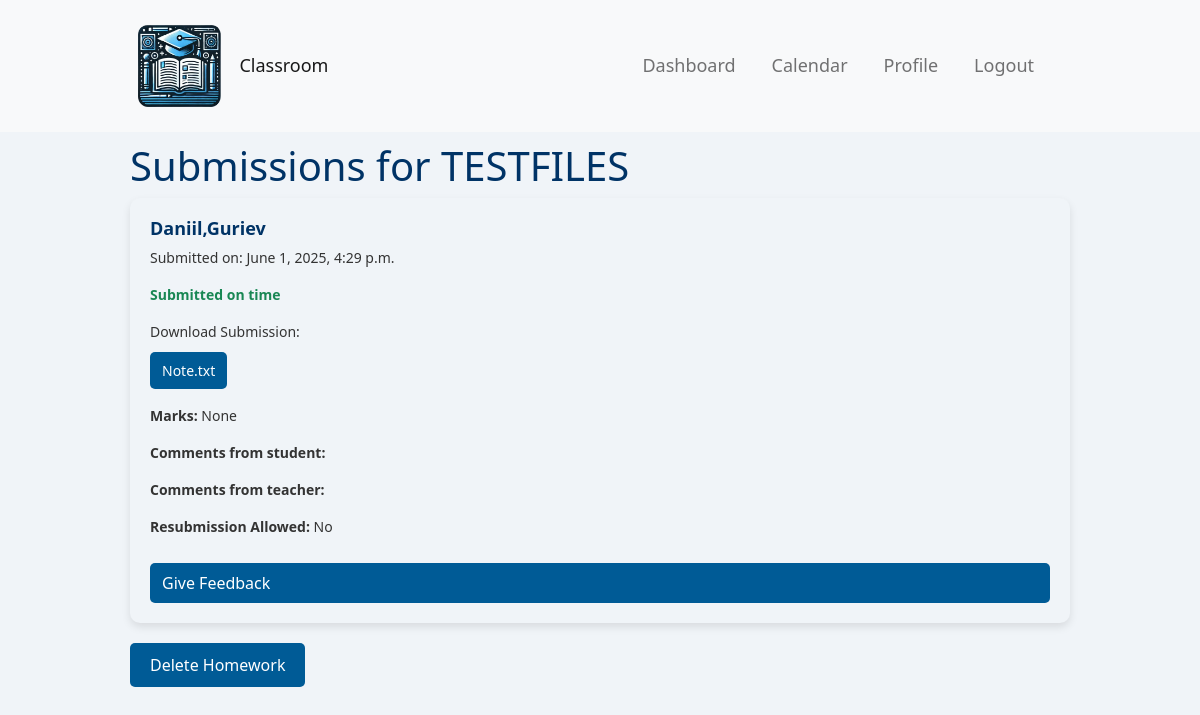
The app's page /teacher/homework/25/submissions/ (signed in) with its own data.
### polls/models.py (models this page shows, shortened)
class Homework(models.Model):
    subject = models.ForeignKey(Subject, on_delete=models.CASCADE, default=get_default_subject)
    title = models.CharField(max_length=200)
    description = models.TextField()
    assigned_date = models.DateField(default=timezone.now)
    due_date = models.DateField()
    file = models.FileField(upload_to='homework_files/', null=True, blank=True)
    teacher = models.ForeignKey(settings.AUTH_USER_MODEL, on_delete=models.CASCADE, related_name='homeworks')
    students = models.ManyToManyField(settings.AUTH_USER_MODEL, related_name='homework_assigned', blank=True)
    group = models.ForeignKey(Group, on_delete=models.SET_NULL, null=True, blank=True, related_name="homeworks")

class Submission(models.Model):
    STATUS_CHOICES = [
        ('pending', 'Pending'),
        ('returned', 'Returned for redo'),
        ('graded', 'Graded'),
    ]
    student = models.ForeignKey(settings.AUTH_USER_MODEL, on_delete=models.CASCADE, related_name='submissions')
    homework = models.ForeignKey(Homework, on_delete=models.CASCADE, related_name='submissions')
    submitted_on = models.DateTimeField(auto_now_add=True)
    marks = models.IntegerField(null=True, blank=True)
    comments_teacher = models.TextField(null=True, blank=True)
    comments_student = models.TextField(null=True, blank=True)
    allow_resubmission = models.BooleanField(default=False)
    status = models.CharField(max_length=10, choices=STATUS_CHOICES, default='pending')

class CustomUser(AbstractUser):
    is_student = models.BooleanField(default=False)
    is_teacher = models.BooleanField(default=False)
    age = models.IntegerField(null=True, blank=True)
    profile_picture = models.ImageField(upload_to='profile_pictures/', null=True, blank=True)
    bio = models.TextField(null=True, blank=True)
    group = models.ForeignKey(Group, on_delete=models.SET_NULL, null=True, blank=True, related_name="members")

class SubmissionFile(models.Model):
    submission = models.ForeignKey('Submission', on_delete=models.CASCADE, related_name='files')
    file = models.FileField(upload_to='homework_submissions/')

### polls/views.py (the view)
# urls.py: path('teacher/homework/<int:homework_id>/submissions/', polls.views.view_submissions, name='view_submissions'),
@login_required
def view_submissions(request, homework_id):
    if not request.user.is_teacher:
        return redirect('student_dashboard')
    homework = get_object_or_404(Homework, id=homework_id, teacher=request.user)
    submissions = Submission.objects.filter(homework=homework)
    return render(request, 'view_submissions.html', {'homework': homework, 'submissions': submissions})

### templates/view_submissions.html
{% extends 'base.html' %}
{% block content %}
    <h1>Submissions for {{ homework.title }}</h1>
    <div class="submissions-list-container">
        {% for submission in submissions %}
            <div class="submission-card">
                <h2>{{ submission.student.first_name }},{{ submission.student.last_name }}</h2>
                <p>Submitted on: {{ submission.submitted_on }}</p>
                {% if item.submission.submitted_on > item.homework.due_date %}
                    {% with item.submission.submitted_on|timesince:item.homework.due_date as late_duration %}
                        <p class="text-danger"><strong>Late submission:</strong> {{ late_duration }} late</p>
                    {% endwith %}
                {% else %}
                    <p class="text-success"><strong>Submitted on time</strong></p>
                {% endif %}
                {% for file in submission.files.all %}
                    <p>Download Submission:<br>
                        <a href="{{ file.file.url }}" download>{{ file.file.name|cut:"homework_submissions/" }}</a>
                    </p>
                {% endfor %}
                <p><strong>Marks:</strong> {{ submission.marks }}</p>
                <p><strong>Comments from student:</strong> {{ submission.comments_student }}</p>
                <p><strong>Comments from teacher:</strong> {{ submission.comments_teacher }}</p>
                <p><strong>Resubmission Allowed:</strong> {{ submission.allow_resubmission|yesno:"Yes,No" }}</p>
                <a href="{% url 'give_feedback' submission.id %}">Give Feedback</a>
            </div>
        {% endfor %}
    </div>
    <a href="{% url 'delete_homework' homework.id %}" class="btn btn-danger">Delete Homework</a>
{% endblock %}

### static/styles/base/global.css (style rules this page uses)
body, html { margin: 0; padding: 0; font-family: 'Segoe UI', Tahoma, Geneva, Verdana, sans-serif; background-color: #f0f4f8; color: #333; }
h1, h2, h3, h4, h5, h6 { color: #003366; }

### static/styles/calendar.css (style rules this page uses)
a { color:snow; }

### static/styles/base/elements.css (style rules this page uses)
.btn { padding: 10px 20px; border: none; border-radius: 5px; background-color: #005b96; color: white; font-size: 16px; cursor: pointer; }

### static/styles/view_submissions.css (style rules this page uses)
.submissions-list-container { display: grid; grid-template-columns: repeat(auto-fit, minmax(300px, 1fr)); grid-gap: 20px; justify-items: start; max-width: 1200px; }
.submission-card { background-color: #f0f4f8; padding: 20px; border-radius: 10px; box-shadow: 0 4px 8px rgba(0, 0, 0, 0.1); margin-bottom: 20px; display: flex; flex-direction: column; justify-content: space-between; box-sizing: border-box; word-wrap: break-word; overflow-wrap: break-word; hyphens: auto; width: 100%; box-sizing: border-box; }
.submission-card h2 { font-size: 18px; font-weight: bold; color: #003366; overflow-wrap: break-word; white-space: normal; word-break: break-word; }
.submission-card p { font-size: 14px; color: #333; }
.submission-card a { display: inline-block; background-color: #005b96; color: white; padding: 8px 12px; border-radius: 5px; text-decoration: none; margin-top: 10px; }

### records on screen
Homework: title "TESTFILES"
Submission: student.first_name "Daniil", student.last_name "Guriev", submitted_on "June 1, 2025, 4:29 p.m.", marks "None", allow_resubmission "No"
SubmissionFile: file.name "Note.txt"
